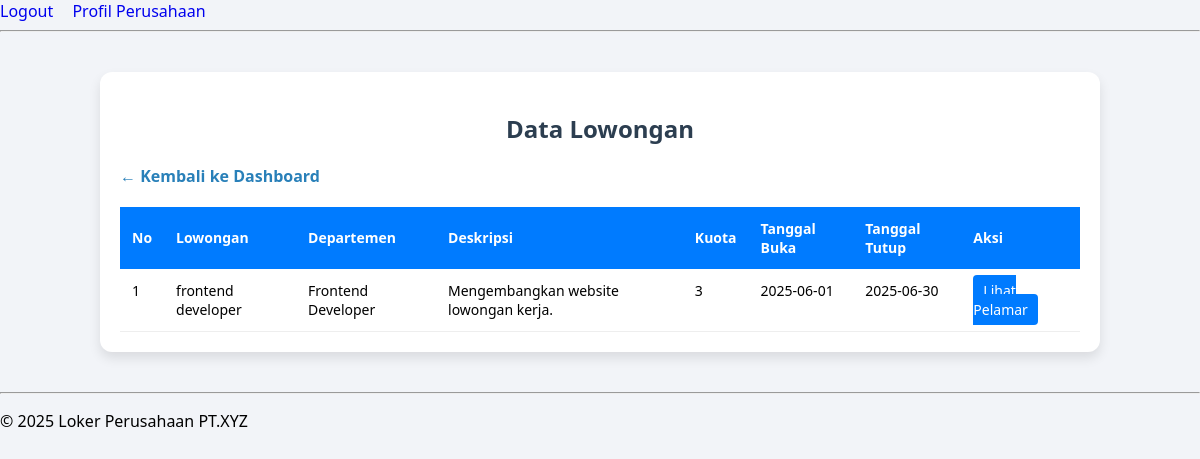
The app's page /loker_perusahaan/admin/data_lowongan.php (signed in) with its own data.
### tables this page shows
CREATE TABLE `lowongan` (
  `id_lowongan` int(11) NOT NULL,
  `id_department` int(11) DEFAULT NULL,
  `posisi` varchar(100) DEFAULT NULL,
  `deskripsi` text DEFAULT NULL,
  `kualifikasi` text DEFAULT NULL,
  `tanggal_buka` date DEFAULT NULL,
  `tanggal_tutup` date DEFAULT NULL,
  `kuota` int(11) DEFAULT NULL,
  `id_periode` int(11) DEFAULT NULL
);

CREATE TABLE `department` (
  `id` int(11) NOT NULL,
  `nama` varchar(100) DEFAULT NULL,
  `inisial` varchar(10) DEFAULT NULL,
  `id_user` int(11) DEFAULT NULL
);

### loker_perusahaan/admin/data_lowongan.php (the view, shortened to what this page needs)
<?php
include '../config/koneksi.php';
include '../includes/header.php';
echo '<link rel="stylesheet" href="../assets/css/admin/data_lowongan.css">';
$result = mysqli_query($koneksi, "
    SELECT l.*, d.nama
    FROM lowongan l
    LEFT JOIN department d ON l.id_department = d.id
    ORDER BY l.id_lowongan DESC
");
?>
<div class="container">
    <h2>Data Lowongan</h2>
    <a class="back-link" href="../pages/dashboard_admin.php">← Kembali ke Dashboard</a>
    <div class="table-wrapper">
        <table>
            <thead>
                <tr>
                    <th>No</th>
                    <th>Lowongan</th>
                    <th>Departemen</th>
                    <th>Deskripsi</th>
                    <th>Kuota</th>
                    <th>Tanggal Buka</th>
                    <th>Tanggal Tutup</th>
                    <th>Aksi</th>
                </tr>
            </thead>
            <tbody>
                <?php $no = 1; while ($row = mysqli_fetch_assoc($result)) : ?>
                    <tr>
                        <td><?= $no++ ?></td>
                        <td><?= htmlspecialchars($row['posisi']) ?></td>
                        <td><?= htmlspecialchars($row['nama']) ?></td>
                        <td><?= nl2br(htmlspecialchars($row['deskripsi'])) ?></td>
                        <td><?= $row['kuota'] ?></td>
                        <td><?= $row['tanggal_buka'] ?></td>
                        <td><?= $row['tanggal_tutup'] ?></td>
                        <td>
                            <a href="lihat_pelamar.php?id_lowongan=<?= $row['id_lowongan'] ?>" class="btn-lihat">Lihat Pelamar</a>
                        </td>
                    </tr>
                <?php endwhile; ?>
            </tbody>
        </table>
    </div>
</div>
<?php include '../includes/footer.php'; ?>

### loker_perusahaan/assets/css/admin/data_lowongan.css (style rules this page uses)
body { font-family: 'Segoe UI', Tahoma, Geneva, Verdana, sans-serif; background-color: #f2f4f8; margin: 0; padding: 0; }
.container { max-width: 960px; margin: 40px auto; padding: 20px; background-color: #ffffff; box-shadow: 0 6px 12px rgba(0, 0, 0, 0.1); border-radius: 12px; }
h2 { text-align: center; color: #2c3e50; margin-bottom: 20px; }
.back-link { display: inline-block; margin-bottom: 20px; color: #2980b9; text-decoration: none; font-weight: 600; }
.table-wrapper { overflow-x: auto; }
table { width: 100%; border-collapse: collapse; background-color: #fff; }
thead { background-color: #007bff; color: white; }
thead th { padding: 12px; text-align: left; font-size: 14px; }
tbody td { padding: 12px; border-bottom: 1px solid #eee; vertical-align: top; font-size: 14px; }
.btn-lihat { background-color: #007bff; color: white; padding: 6px 10px; border-radius: 4px; text-decoration: none; font-size: 14px; }

### loker_perusahaan/includes/header.php (style rules this page uses)
body { font-family: Arial, sans-serif; padding: 20px; }

### records on screen
lowongan: posisi "frontend developer", id_department.nama "Frontend Developer", deskripsi "Mengembangkan website lowongan kerja.", kuota "3", tanggal_buka "2025-06-01", tanggal_tutup "2025-06-30"
